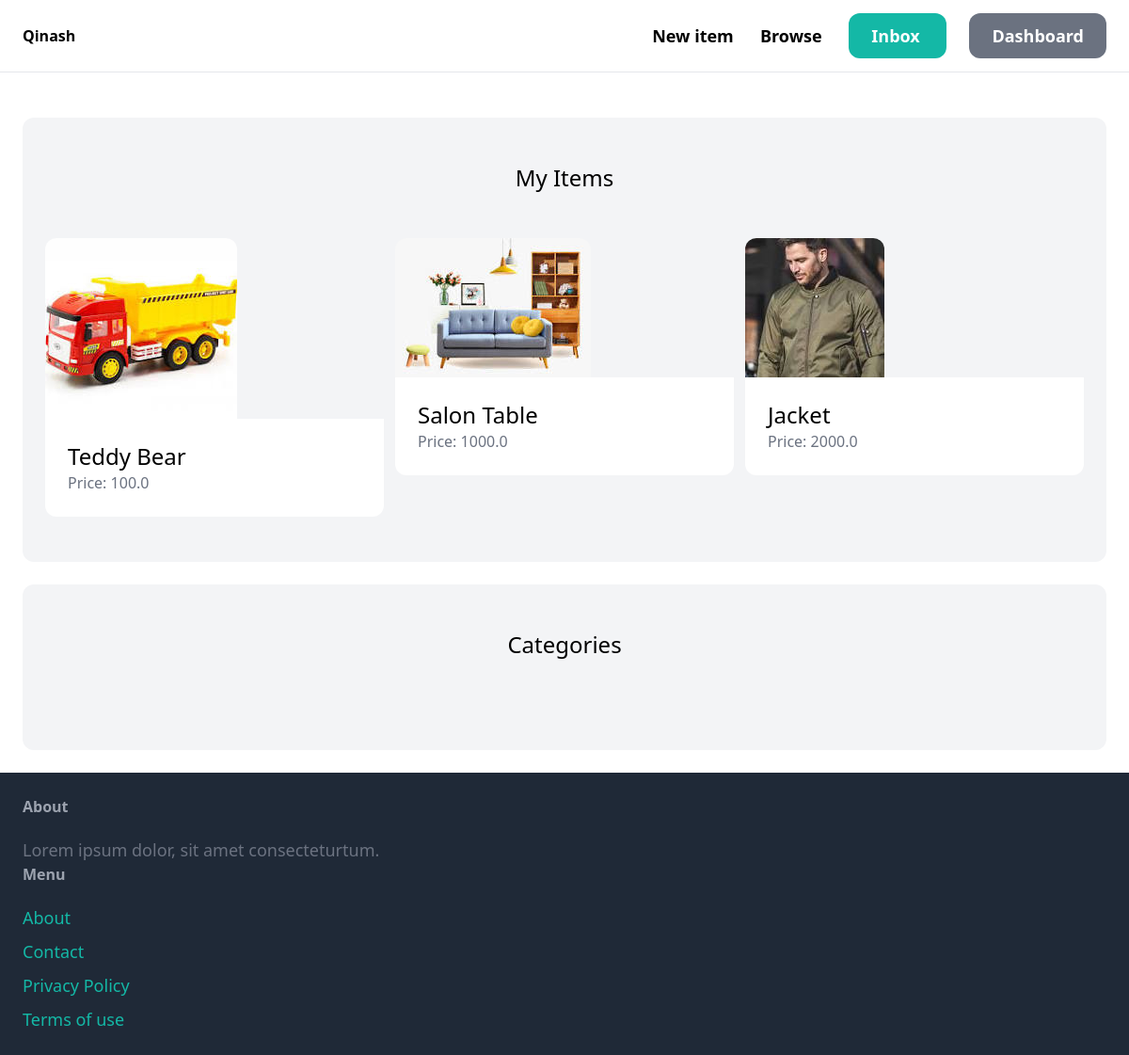
Before: /dashboard/ (signed in) with the older database file.
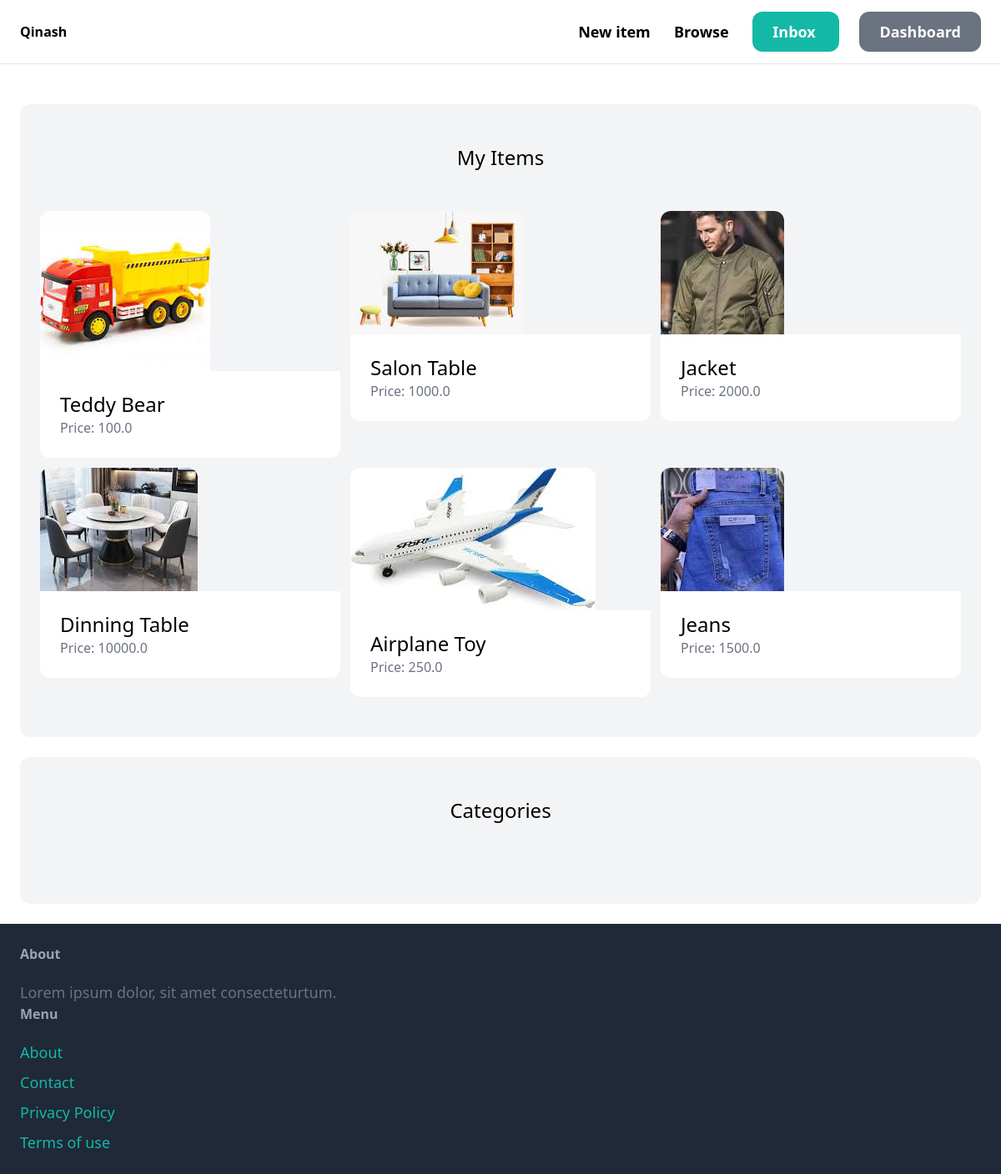
After: the same page with the newer database file.
### item/models.py (models this page shows, shortened)
class Item(models.Model):
    category=models.ForeignKey(Category, related_name='items', on_delete=models.CASCADE)
    name=models.CharField(max_length=255)
    description=models.TextField(blank=True, null=True)
    price=models.FloatField()
    image = models.ImageField(upload_to='item_images', blank=True, null=True)
    is_sold=models.BooleanField(default=False)
    created_by=models.ForeignKey(User, related_name='items', on_delete=models.CASCADE)
    created_at=models.DateTimeField(auto_now_add=True)

### dashboard/views.py (the view)
# urls.py: path('', views.index, name='index'),
@login_required
def index(request):
    items = Item.objects.filter(created_by=request.user)
    return render(request, 'dashboard/index.html', {
        'items': items,
    })

### dashboard/templates/dashboard/index.html (shortened to what this page needs)
{% extends 'core/base.html' %}
{% block content %}
<div class="mt-6 px-6 py-12 bg-gray-100 rounded-xl">
    <h2 class="mb-12 text-2xl text-center"> My Items </h2>
    <div class="grid grid-cols-3 gap-3">
        {% for item in items %}
            <div>
                <a href="{% url 'item:detail' item.id %}">
                    <div>
                        <img src="{{ item.image.url }}" class="rounded-t-xl">
                    </div>
                    <div class="p-6 bg-white rounded-b-xl">
                        <h2 class="text-2xl">{{ item.name }}</h2>
                        <p class="text-gray-500">Price: {{ item.price }}</p>
                    </div>
                </a>
            </div>
        {% endfor %}
    </div>
</div>
<div class="mt-6 px-6 py-12 bg-gray-100 rounded-xl">
    <h2 class="mb-12 text-2xl text-center"> Categories </h2>
</div>
{%endblock%}

Changed rows visible on the page:
added Item: image (picture), name "Dinning Table", price "10000.0"
added Item: image (picture), name "Airplane Toy", price "250.0"
added Item: image (picture), name "Jeans", price "1500.0"
